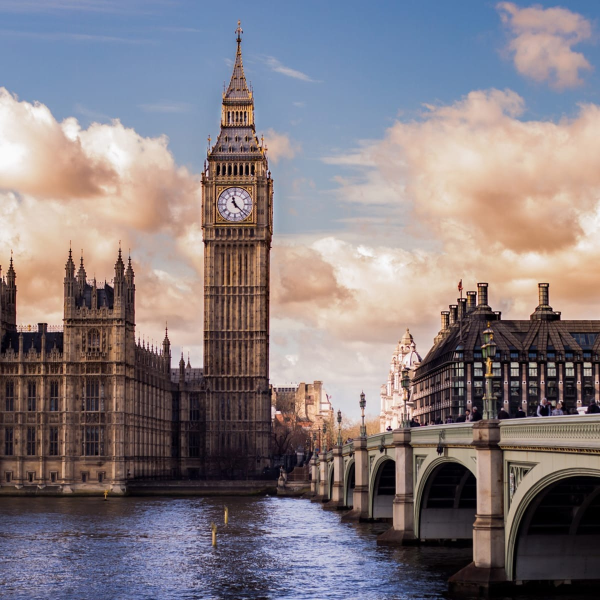
#> input picture london.png, 1200 x 1200 px (shown at 1/2 size)
$ python HW1.py
#> lines starting #> are read from the running program, lines starting #| are printed output that depends on the picture
from PIL import Image
import numpy as np

# === 1. Load and convert to grayscale ===
img = Image.open("london.png").convert("L").resize((64, 64))  # you can use (128,128)
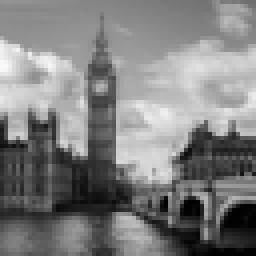
#> img: PIL image 64x64 L (shown 4 times larger); min 0, max 251, mean 127.2
data = np.array(img, dtype=np.uint8)

# === 2. Save as C header ===
filename = "image.h"
with open(filename, "w") as f:
    f.write("#ifndef IMAGE_H\n#define IMAGE_H\n\n")
    f.write(f"#define w {data.shape[1]}\n")
    f.write(f"#define h {data.shape[0]}\n\n")
    f.write("const uint8_t image[w * h] = {\n")

    # Write pixels row by row
    for i, row in enumerate(data):
        row_str = ", ".join(str(v) for v in row)
        if i < data.shape[0] - 1:
            f.write("    " + row_str + ",\n")
        else:
            f.write("    " + row_str + "\n")
#> this loop made 64 passes
    f.write("};\n\n#endif\n")

print("✅ image.h created successfully!")
